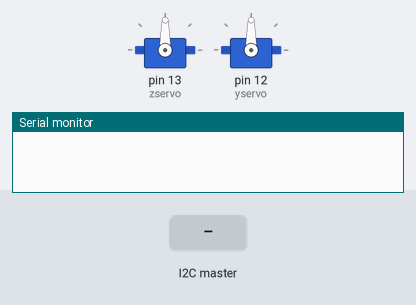
Bench run of a sketch on a simulated Arduino Uno, built with avr-gcc and run on an emulated ATmega328P. On the bench: 2 × servo, the last lines printed to the serial monitor. The test bench sets the inputs (shaded band).

Above: at 1.2 s.
1.3 s: the I2C master sends the byte 1
At 2.3 s:
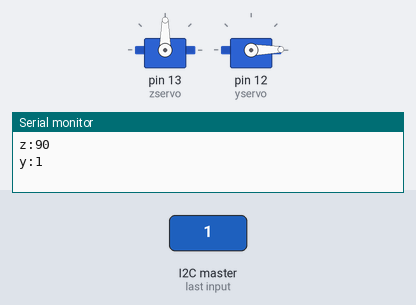
2.8 s: the I2C master sends the byte 200
At 3.4 s:
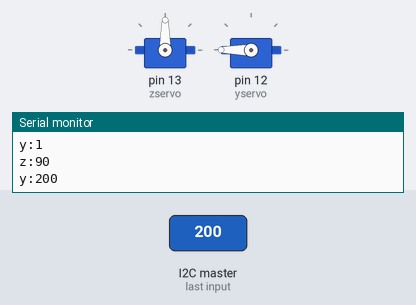
4.3 s: the I2C master sends the byte 90
At 4.6 s:
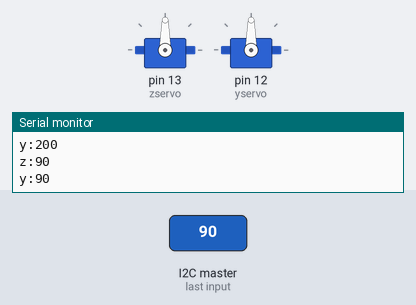
Timing chart, 0 to 7.3 s (numbered marks = the images above; inputs shaded):
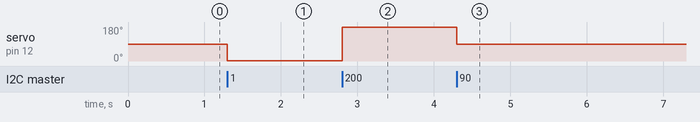

Measured:
- after the input at 1.3 s, servo on pin 12 (yservo): 90° → 1° at once
- after the input at 2.8 s, servo on pin 12 (yservo): 1° → 180° at once
- after the input at 4.3 s, servo on pin 12 (yservo): 180° → 90° at once

The sketch:

Sensor_m_sidem_ver1.2.ino
```cpp
#include <Wire.h>
#include <Servo.h>
Servo zservo;
Servo yservo;
int rotatey = 90;
int rotatez = 90;
void setup() {
  // put your setup code here, to run once:
  Wire.begin(8);
  Serial.begin(9600);
  zservo.attach(13);
  zservo.write(rotatez);
  yservo.attach(12);
  yservo.write(rotatey);
  Wire.onReceive(myReadLine);
}

void loop() {
}

void myReadLine(int a) {
  int ay = 0;
  int by = 0;
  int az = 0;
  int bz = 0;
  if (Wire.available()) by = (int)Wire.read();
  if (Wire.available()) bz = (int)Wire.read();
  if (Wire.available()) az = (int)Wire.read();
  if (az == 0) {
    bz = -bz;
  }
  rotatey=by;
  rotatez = rotatez + bz * 0.5;
  if (rotatez < 0)rotatez = 0;
  if (rotatez > 180)rotatez = 180;
  zservo.write(rotatez);
  Serial.print("z:");Serial.println(rotatez);
  yservo.write(rotatey);
  Serial.print("y:");Serial.println(rotatey);

}
```
